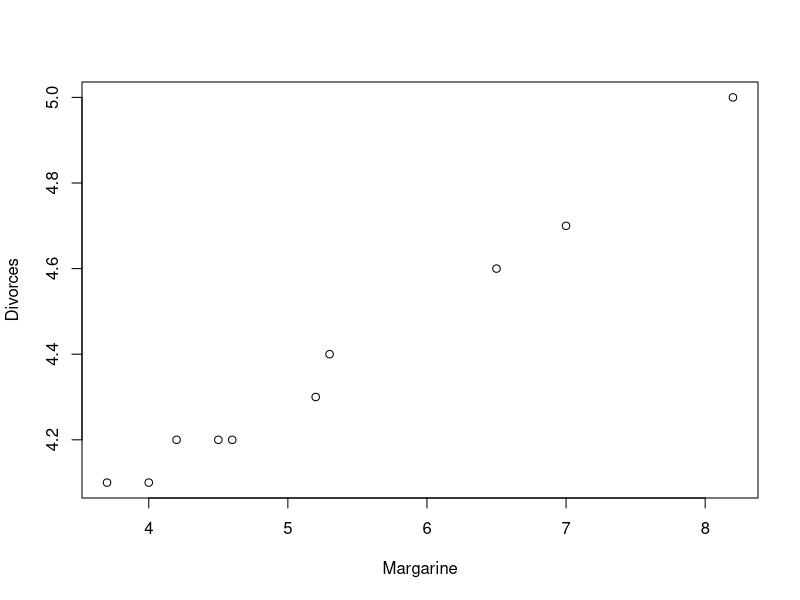
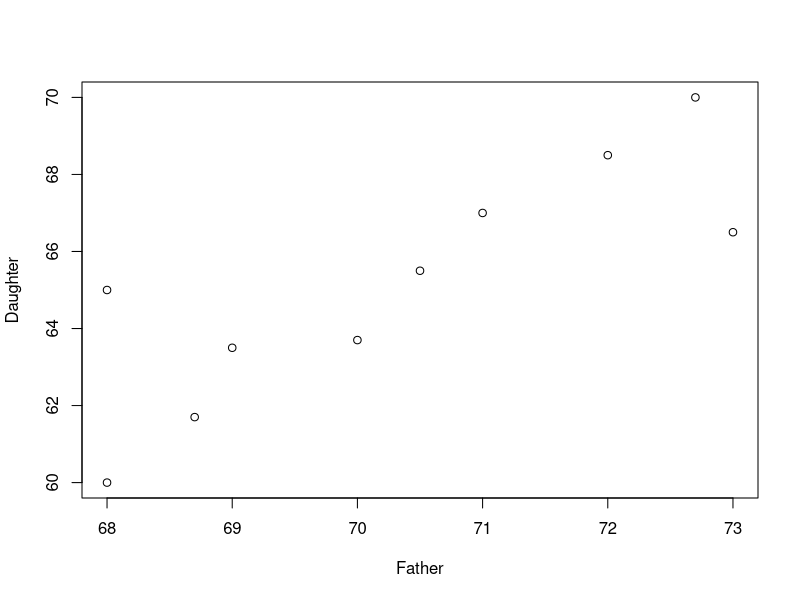

Generate these figures, in order, with R:
## ---- chunk 1
knitr::opts_chunk$set(echo = TRUE)
## ---- chunk 2
White <- c(8.7, 6.9, 8.1, 8.0, 6.9, 8.1, 6.4, 6.3, 10.9, 4.8)
Red <- c(4.8, 4.47, 4.6, 4.09, 4.15, 5.22, 4.22, 4.3, 6.34, 3.54)
cor(White, Red)

## ---- chunk 3
Margarine <- c(8.2, 7.0, 6.5, 5.3, 5.2, 4.0, 4.6, 4.5, 4.2, 3.7)
Divorces <- c(5.0, 4.7, 4.6, 4.4, 4.3, 4.1, 4.2, 4.2, 4.2, 4.1)
plot(Margarine, Divorces)
cor.test(Margarine, Divorces)
## ---- chunk 4
Father <- c(68, 72.7, 72, 73, 71, 70.5, 69, 68.7, 70, 68)
Daughter <- c(65, 70, 68.5, 66.5, 67, 65.5, 63.5, 61.7, 63.7, 60)
plot(Father, Daughter)
cor.test(Father, Daughter)

Reg1 <- lm(Daughter ~ Father)
summary(Reg1)

## ---- chunk 5
Father <- c(68, 72.7, 72, 73, 71, 70.5, 69, 68.7, 70, 68)
Daughter <- c(65, 70, 68.5, 66.5, 67, 65.5, 63.5, 61.7, 63.7, 60)
Reg8 <- lm(Daughter ~ Father)
predict(Reg8, data.frame(Father = 69.5), interval = "prediction")

## ---- chunk 6
#Weight_data <- read.csv(file.choose())
#Weight_data1 <- subset(Weight_data, SEX..0.F. == 1)
#mod1 <- lm(WEIGHT ~ HEIGHT + WAIST, data = Weight_data1)
#summary(mod1)

## ---- chunk 7
#Body_Data <- read.csv(file.choose()) 
#model1 <- glm(SEX..0.F. ~ HEIGHT, data = Body_Data, family = "binomial")
#summary(model1)

#predict.prob <- data.frame(HEIGHT = 190)
#predict(model1, type = "response", newdata = predict.prob)

